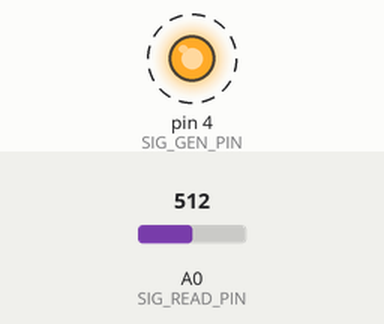
A sketch run on a simulated Arduino Uno, built with avr-gcc and run on an emulated ATmega328P. Parts: output pins drawn as LEDs (lit = HIGH). Dashed ring = blinking. The inputs (shaded band) are chosen by the test bench; at power-on: A0 (SIG_READ_PIN) = 512. What the sketch prints to the serial monitor is not drawn.

Above: at 0.2 s.
Timing chart, 0 to 3.0 s (numbered marks = the images above):
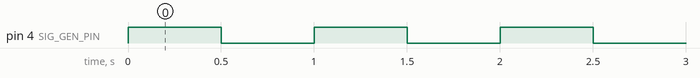

The sketch:

sig_gen.ino
```cpp
#define SIG_GEN_PIN 4
constexpr int SIG_READ_PIN = A0;

unsigned long prev_millis_out = 0;
unsigned long prev_millis_in = 0;
const unsigned long out_interval = 500;
const unsigned long in_interval = 16;
bool sig_state = true;

void setup() {
  Serial.begin(115200);
  pinMode(SIG_GEN_PIN, OUTPUT);
  digitalWrite(SIG_GEN_PIN, sig_state);
  pinMode(SIG_READ_PIN, INPUT);
}

void loop() {
  unsigned long current_millis = millis();

  if (current_millis - prev_millis_out >= out_interval) {
    prev_millis_out = current_millis;
    sig_state = !sig_state;
    digitalWrite(SIG_GEN_PIN, sig_state);
  }

  if (current_millis - prev_millis_in >= in_interval) {
    int analog_val = analogRead(SIG_READ_PIN);
    float voltage = (analog_val / 1023.0f) * 5.0f;

    // This format is compatible with Arduino serial plotter
    // Switch this with pixel mapping or save into buffer
    Serial.print("Voltage:"); Serial.println(voltage);
  }
}
```

Measured:
- by itself, pin 4 (SIG_GEN_PIN): alternates HIGH for 0.50 s and LOW for 0.50 s
